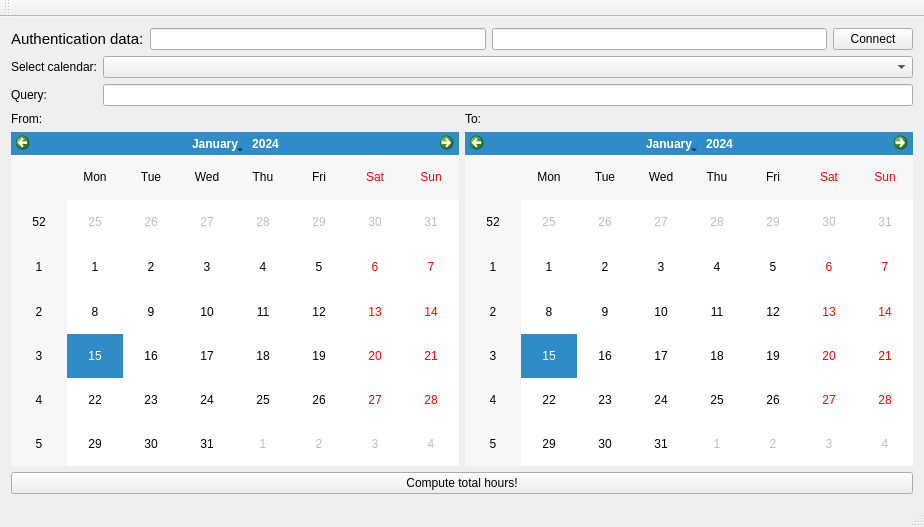
<?xml version="1.0" encoding="UTF-8"?>
<ui version="4.0">
 <class>MainWindow</class>
 <widget class="QMainWindow" name="MainWindow">
  <property name="geometry">
   <rect>
    <x>0</x>
    <y>0</y>
    <width>924</width>
    <height>527</height>
   </rect>
  </property>
  <property name="windowTitle">
   <string>Google Time Tracker</string>
  </property>
  <widget class="QWidget" name="centralWidget">
   <layout class="QVBoxLayout" name="verticalLayout_2">
    <item>
     <layout class="QVBoxLayout" name="verticalLayout">
      <item>
       <layout class="QHBoxLayout" name="horizontalLayout">
        <item>
         <widget class="QLabel" name="label">
          <property name="font">
           <font>
            <pointsize>11</pointsize>
            <weight>50</weight>
            <italic>false</italic>
            <bold>false</bold>
           </font>
          </property>
          <property name="text">
           <string>Authentication data:</string>
          </property>
         </widget>
        </item>
        <item>
         <widget class="QLineEdit" name="usernameLineEdit"/>
        </item>
        <item>
         <widget class="QLineEdit" name="passwordLineEdit">
          <property name="echoMode">
           <enum>QLineEdit::Password</enum>
          </property>
         </widget>
        </item>
        <item>
         <widget class="QPushButton" name="pushButton_2">
          <property name="text">
           <string>Connect</string>
          </property>
         </widget>
        </item>
       </layout>
      </item>
      <item>
       <layout class="QGridLayout" name="gridLayout">
        <item row="0" column="0">
         <widget class="QLabel" name="label_6">
          <property name="text">
           <string>Select calendar:</string>
          </property>
         </widget>
        </item>
        <item row="0" column="1">
         <widget class="QComboBox" name="calendarComboBox"/>
        </item>
        <item row="1" column="0">
         <widget class="QLabel" name="label_2">
          <property name="text">
           <string>Query:</string>
          </property>
         </widget>
        </item>
        <item row="1" column="1">
         <widget class="QLineEdit" name="queryLineEdit"/>
        </item>
       </layout>
      </item>
      <item>
       <layout class="QGridLayout" name="gridLayout_2">
        <property name="sizeConstraint">
         <enum>QLayout::SetMinimumSize</enum>
        </property>
        <item row="0" column="0">
         <widget class="QLabel" name="label_4">
          <property name="text">
           <string>From:</string>
          </property>
         </widget>
        </item>
        <item row="0" column="1">
         <widget class="QLabel" name="label_5">
          <property name="text">
           <string>To:</string>
          </property>
         </widget>
        </item>
        <item row="1" column="0">
         <widget class="QCalendarWidget" name="calendarWidget">
          <property name="sizePolicy">
           <sizepolicy hsizetype="MinimumExpanding" vsizetype="Preferred">
            <horstretch>0</horstretch>
            <verstretch>0</verstretch>
           </sizepolicy>
          </property>
         </widget>
        </item>
        <item row="1" column="1">
         <widget class="QCalendarWidget" name="calendarWidget_2"/>
        </item>
       </layout>
      </item>
      <item>
       <widget class="QPushButton" name="computeButton">
        <property name="text">
         <string>Compute total hours!</string>
        </property>
       </widget>
      </item>
     </layout>
    </item>
   </layout>
  </widget>
  <widget class="QMenuBar" name="menuBar">
   <property name="geometry">
    <rect>
     <x>0</x>
     <y>0</y>
     <width>924</width>
     <height>25</height>
    </rect>
   </property>
  </widget>
  <widget class="QToolBar" name="mainToolBar">
   <attribute name="toolBarArea">
    <enum>TopToolBarArea</enum>
   </attribute>
   <attribute name="toolBarBreak">
    <bool>false</bool>
   </attribute>
  </widget>
  <widget class="QStatusBar" name="statusBar"/>
 </widget>
 <layoutdefault spacing="6" margin="11"/>
 <resources/>
 <connections/>
</ui>
